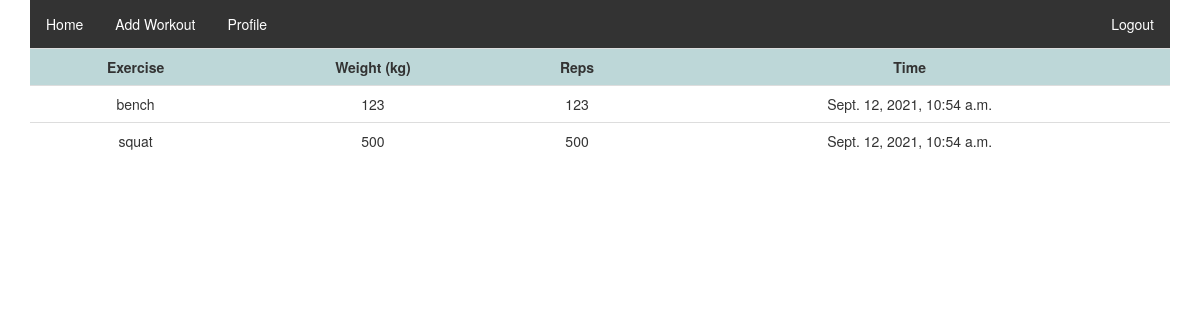
The page /add_workout/view_workout on the database as committed earlier.
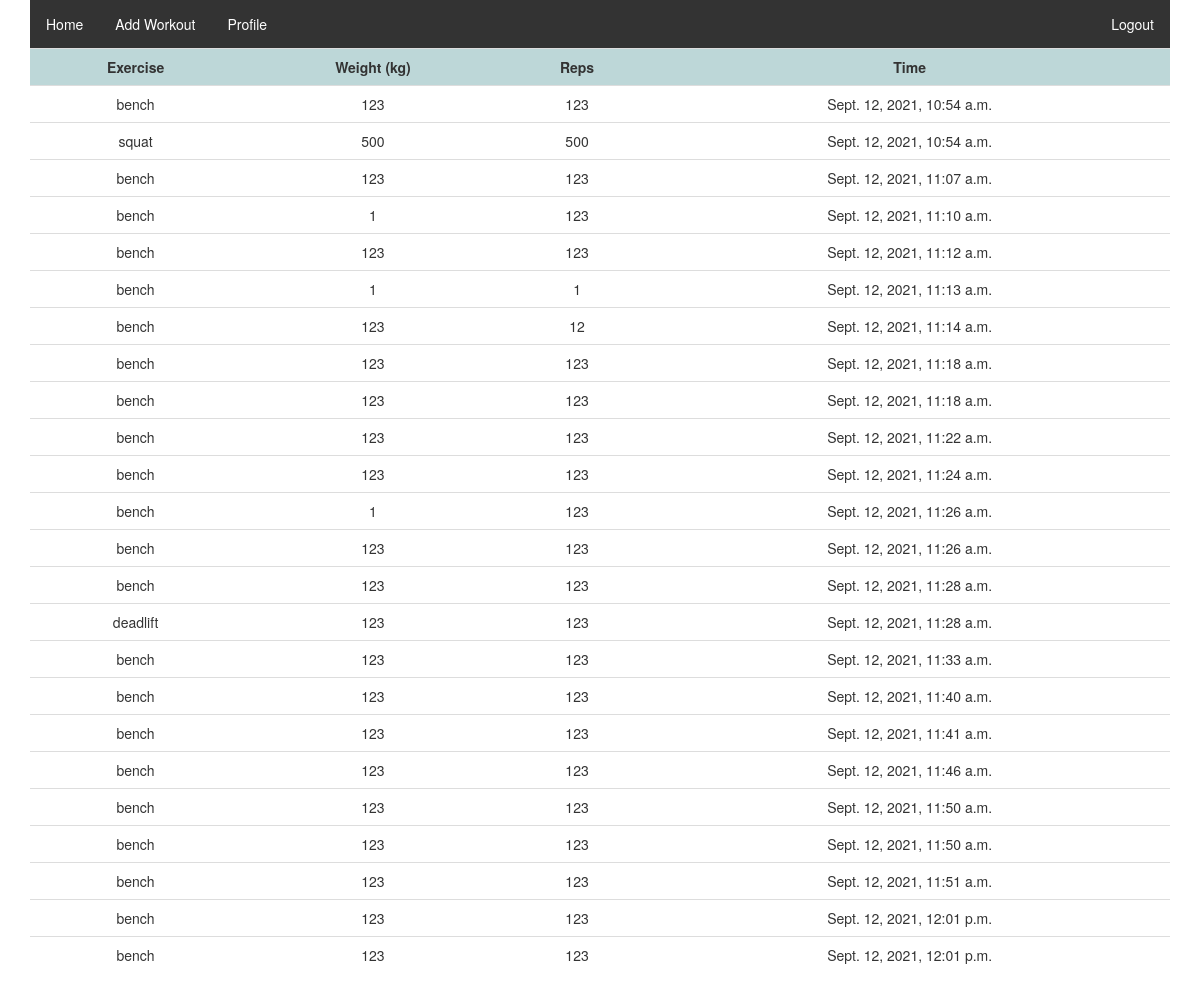
The same page on the database as committed later.
### add_workout/models.py (models this page shows, shortened)
class ExerciseSet(models.Model):
    exercise = models.CharField(max_length=50, choices=Exercise_Choices)
    weight = models.IntegerField()
    reps = models.IntegerField()
    time = models.DateTimeField(default=datetime.datetime.now())

### add_workout/views.py (the view)
# urls.py: path('view_workout', views.viewWorkout, name="viewWorkout"),
def viewWorkout(request):
    print("fuck")
    exercise_set = ExerciseSet.objects.all()
    exercise_list = list(exercise_set)
    return render(request, 'view_workout.html', {'exercise_sets': exercise_list})

### fitness_app/templates/view_workout.html (shortened to what this page needs)
<!DOCTYPE html>
<html lang='en'>
    <head>
        <link rel="stylesheet" href="https://stackpath.bootstrapcdn.com/bootstrap/3.4.1/css/bootstrap.min.css">
    </head>
<body class="container text-center">
    {% include 'navbar.html' %}
    <table class="table">
        <tr>
            <th>Exercise</th>
            <th>Weight (kg)</th>
            <th>Reps</th>
            <th>Time</th>
        </tr>
        {% for exercise in exercise_sets %}
        <tr>
            <td>{{exercise.exercise}}</td>
            <td>{{exercise.weight}}</td>
            <td>{{exercise.reps}}</td>
            <td>{{exercise.time}}</td>
        </tr>
        {% endfor %}
    </table>
</body>
</html>

Rows that differ between the two databases and show on the page:
added ExerciseSet: exercise "bench", weight "123", reps "123", time "Sept. 12, 2021, 11:07 a.m."
added ExerciseSet: exercise "bench", weight "1", reps "123", time "Sept. 12, 2021, 11:10 a.m."
added ExerciseSet: exercise "bench", weight "123", reps "123", time "Sept. 12, 2021, 11:12 a.m."
added ExerciseSet: exercise "bench", weight "1", reps "1", time "Sept. 12, 2021, 11:13 a.m."
added ExerciseSet: exercise "bench", weight "123", reps "12", time "Sept. 12, 2021, 11:14 a.m."
added ExerciseSet: exercise "bench", weight "123", reps "123", time "Sept. 12, 2021, 11:18 a.m."
added ExerciseSet: exercise "bench", weight "123", reps "123", time "Sept. 12, 2021, 11:18 a.m."
added ExerciseSet: exercise "bench", weight "123", reps "123", time "Sept. 12, 2021, 11:22 a.m."
added ExerciseSet: exercise "bench", weight "123", reps "123", time "Sept. 12, 2021, 11:24 a.m."
added ExerciseSet: exercise "bench", weight "1", reps "123", time "Sept. 12, 2021, 11:26 a.m."
added ExerciseSet: exercise "bench", weight "123", reps "123", time "Sept. 12, 2021, 11:26 a.m."
added ExerciseSet: exercise "bench", weight "123", reps "123", time "Sept. 12, 2021, 11:28 a.m."
added ExerciseSet: exercise "deadlift", weight "123", reps "123", time "Sept. 12, 2021, 11:28 a.m."
added ExerciseSet: exercise "bench", weight "123", reps "123", time "Sept. 12, 2021, 11:33 a.m."
added ExerciseSet: exercise "bench", weight "123", reps "123", time "Sept. 12, 2021, 11:40 a.m."
added ExerciseSet: exercise "bench", weight "123", reps "123", time "Sept. 12, 2021, 11:41 a.m."
added ExerciseSet: exercise "bench", weight "123", reps "123", time "Sept. 12, 2021, 11:46 a.m."
added ExerciseSet: exercise "bench", weight "123", reps "123", time "Sept. 12, 2021, 11:50 a.m."
added ExerciseSet: exercise "bench", weight "123", reps "123", time "Sept. 12, 2021, 11:50 a.m."
added ExerciseSet: exercise "bench", weight "123", reps "123", time "Sept. 12, 2021, 11:51 a.m."
added ExerciseSet: exercise "bench", weight "123", reps "123", time "Sept. 12, 2021, 12:01 p.m."
added ExerciseSet: exercise "bench", weight "123", reps "123", time "Sept. 12, 2021, 12:01 p.m."
